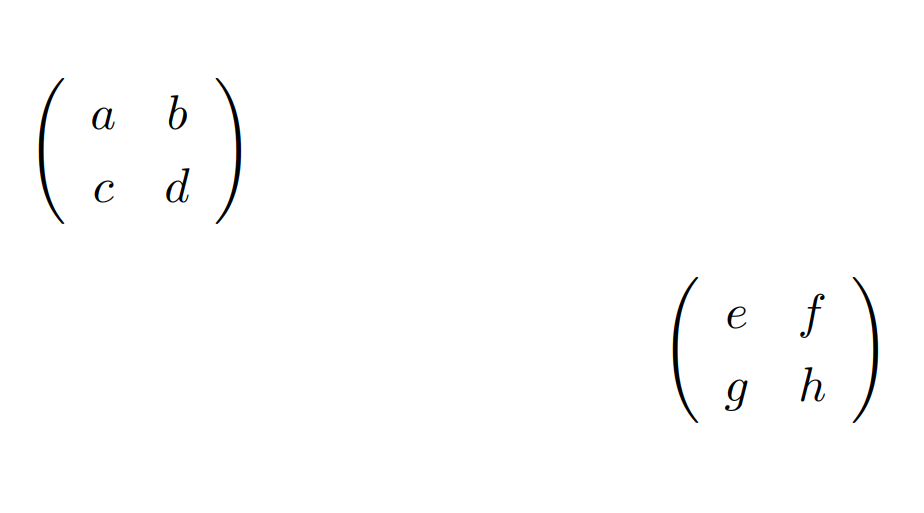
#> input picture img_data/Object4.png, 924 x 513 px
$ python TemplateMatching.py
#> lines starting #> are read from the running program, lines starting #| are printed output that depends on the picture
import cv2
import numpy as np
from matplotlib import pyplot as plt

def CutImage(img, top, bottom, left, right, name):
    img2 = img.copy()
    img2 = img2[top : bottom, left : right]
    cv2.imwrite(name + '.png', img2)


# InputImage
#img_rgb = cv2.imread('img_data/gyouretu.png')
#img_rgb = cv2.imread('img_data/Matrix.png')
img_rgb = cv2.imread('img_data/Object4.png')
#> img_rgb is the input picture: shape (513, 924, 3); mean B, G, R 253, 253, 253
img_gray = cv2.cvtColor(img_rgb, cv2.COLOR_BGR2GRAY)
# templates
template1 = cv2.imread('img_data/LeftBracket.png', 0)
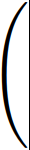
#> input picture img_data/LeftBracket.png, 30 x 150 px
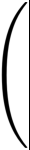
#> template1: shape (150, 30); min 0, max 255, mean 212.8
template2 = cv2.rotate(template1, cv2.ROTATE_180)
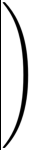
#> template2: shape (150, 30); min 0, max 255, mean 212.8

w0, h0 = img_gray.shape[::-1]
#> w0 = 924; h0 = 513
w1, h1 = template1.shape[::-1]
#> w1 = 30; h1 = 150
w2, h2 = template2.shape[::-1]
#> w2 = 30; h2 = 150

# テンプレート画像をリサイズする倍率
magnification = [1.0, 1.5, 0.8, 0.5, 2.0, 3.0, 1.2, 0.3]
# 切り取り座標(行列A)
coordinatesA_top = 0
coordinatesA_bottom = 0
coordinatesA_left = 0
coordinatesA_right = 0
# 切り取り座標(行列B)
coordinatesB_top = 0
coordinatesB_bottom = 0
coordinatesB_left = 0
coordinatesB_right = 0

firstFlag1 = True
firstFlag2 = True

for mag in magnification:
    # テンプレートマッチングが成功したらループを抜け出す
    successFlag1 = False
    successFlag2 = False
    # テンプレート画像(左括弧)のリサイズ
    template1A = template1.copy()
    template1A = cv2.resize(template1A, (int(w1*mag), int(h1*mag)))
    w1a, h1a = template1A.shape[::-1]
    # テンプレート画像(右括弧)のリサイズ
    template2A = template2.copy()
    template2A = cv2.resize(template2A, (int(w2*mag), int(h2*mag)))
    w2a, h2a = template2A.shape[::-1]
    # 入力画像がテンプレートの幅/高さよりも小さい場合を除外する
    if img_gray.shape[0] <= template1A.shape[0] or img_gray.shape[1] <= template1A.shape[1] :
        continue
    if img_gray.shape[0] <= template2A.shape[0] or img_gray.shape[1] <= template2A.shape[1] :
        continue
    print("倍率:", mag)
    print(img_gray.shape, template1A.shape, template2A.shape)
    # テンプレートマッチング
    res = cv2.matchTemplate(template1A, img_gray, cv2.TM_CCOEFF_NORMED)
    threshold = 0.6
    loc1 = np.where( res >= threshold)
    for pt in zip(*loc1[::-1]):
        #print("LeftTop(×",mag,"):", pt)
        #print("RightBottom(×",mag,"):", (pt[0] + w1a, pt[1] + h1a))
        #cv2.rectangle(img_rgb, pt, (pt[0] + w1a, pt[1] + h1a), (0, 0, 255), 2)
        if firstFlag1 :
            coordinatesA_top = pt[1]
            coordinatesA_bottom = pt[1] + h1a
            coordinatesA_left = pt[0] + w1a
            firstFlag1 = False
        else :
            coordinatesB_top = pt[1]
            coordinatesB_bottom = pt[1] + h1a
            coordinatesB_left = pt[0] + w1a

        successFlag1 = True

    res = cv2.matchTemplate(template2A, img_gray, cv2.TM_CCOEFF_NORMED)
    threshold = 0.6
    loc2 = np.where( res >= threshold)
    for pt in zip(*loc2[::-1]):
        #cv2.rectangle(img_rgb, pt, (pt[0] + w2a, pt[1] + h2a), (0, 0, 255), 2)
        #print("LeftTop(×",mag,"):", pt)
        #print("RightBottom(×",mag,"):", (pt[0] + w2a, pt[1] + h2a))
        if firstFlag2 :
            coordinatesA_right = pt[0]
            firstFlag2 = False
        else :
            coordinatesB_right = pt[0]
        successFlag2 = True
    if successFlag1 == True and successFlag2 == True:
        print("OK")
        CutImage(img_rgb, coordinatesA_top, coordinatesA_bottom, coordinatesA_left, coordinatesA_right, "matrix1")
        CutImage(img_rgb, coordinatesB_top, coordinatesB_bottom, coordinatesB_left, coordinatesB_right, "matrix2")
        break
#> this loop made 1 pass
#> (loc1, loc2) on pass 1: (46 positions, rows 72 to 279, columns 36 to 672, 42 positions, rows 72 to 279, columns 212 to 851)
#> pass 1, `res = cv2.matchTemplate(template1A, img_gray, cv2.TM_CCOEFF_NORMED)`:
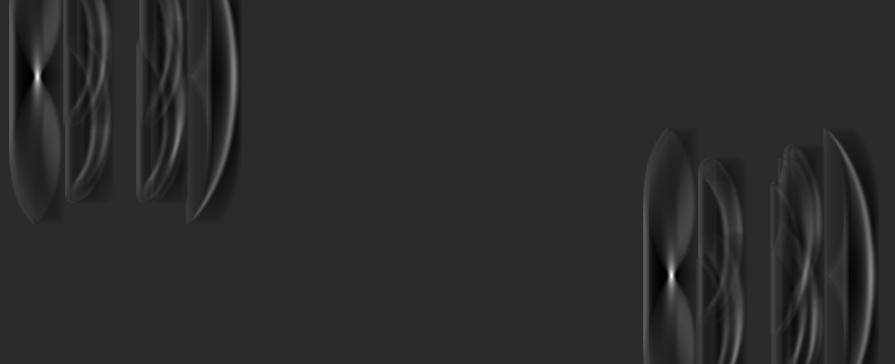
#> res: shape (364, 895) float32; min -0.178, max 0.86, mean 0.00181; drawn with min black and max white
#> pass 1, `res = cv2.matchTemplate(template2A, img_gray, cv2.TM_CCOEFF_NORMED)`:
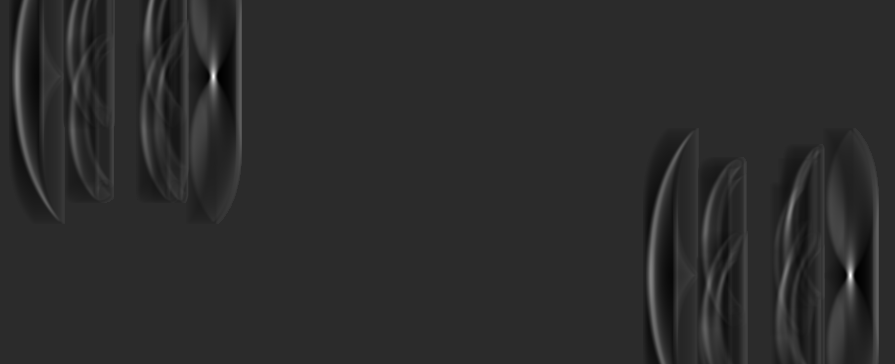
#> res: shape (364, 895) float32; min -0.178, max 0.859, mean 0.00169; drawn with min black and max white
#> pass 1, in CutImage, `img2 = img2[top : bottom, left : right]`:
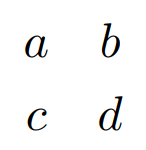
#> img2: shape (150, 146, 3); mean B, G, R 246.9, 246.9, 246.9
#> pass 1, in CutImage (call 2), `img2 = img2[top : bottom, left : right]`:
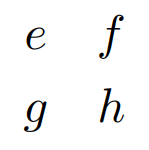
#> img2: shape (150, 149, 3); mean B, G, R 246.7, 246.7, 246.7
#> after the loop, coordinatesA_bottom = 222; coordinatesA_left = 67; coordinatesA_right = 213; coordinatesA_top = 72; firstFlag1 = False; firstFlag2 = False
